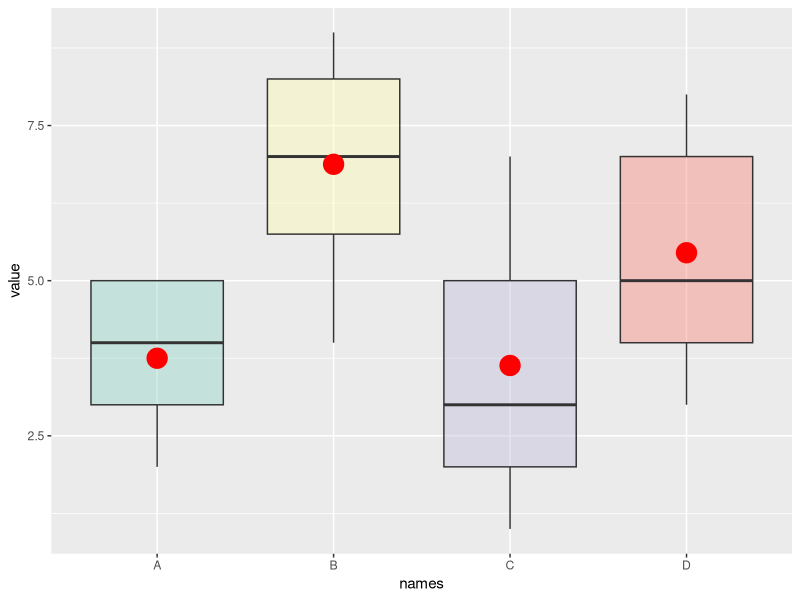

Write R code to recreate this figure.
library(ggplot2)

# create data
names = c(rep("A", 20) , rep("B", 8) , rep("C", 30), rep("D", 80))
value = c( sample(2:5, 20 , replace = T) , sample(4:10, 8 , replace = T), sample(1:7, 30 , replace = T), sample(3:8, 80 , replace = T) )
data = data.frame(names,value)

# plot
ggplot(data, aes(x = names, y = value, fill = names)) +
  geom_boxplot(alpha = 0.4) +
  stat_summary(fun.y = mean, geom = "point", shape = 20, size = 10, color = "red", fill = "red") +
  theme(legend.position = "none") +
  scale_fill_brewer(palette = "Set3")


# source : https://www.r-graph-gallery.com/269-ggplot2-boxplot-with-average-value/